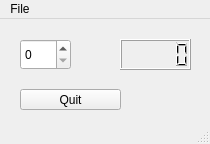
<?xml version="1.0" encoding="UTF-8"?>
<ui version="4.0">
 <class>MainWindow</class>
 <widget class="QMainWindow" name="MainWindow">
  <property name="geometry">
   <rect>
    <x>0</x>
    <y>0</y>
    <width>210</width>
    <height>144</height>
   </rect>
  </property>
  <property name="windowTitle">
   <string>MainWindow</string>
  </property>
  <widget class="QWidget" name="centralWidget">
   <widget class="QPushButton" name="pushButton_1">
    <property name="geometry">
     <rect>
      <x>20</x>
      <y>70</y>
      <width>101</width>
      <height>21</height>
     </rect>
    </property>
    <property name="text">
     <string>Quit</string>
    </property>
   </widget>
   <widget class="QSpinBox" name="spinBox">
    <property name="geometry">
     <rect>
      <x>20</x>
      <y>20</y>
      <width>51</width>
      <height>31</height>
     </rect>
    </property>
   </widget>
   <widget class="QLCDNumber" name="lcdNumber">
    <property name="geometry">
     <rect>
      <x>120</x>
      <y>20</y>
      <width>71</width>
      <height>31</height>
     </rect>
    </property>
   </widget>
  </widget>
  <widget class="QStatusBar" name="statusBar"/>
  <widget class="QMenuBar" name="menuBar">
   <property name="geometry">
    <rect>
     <x>0</x>
     <y>0</y>
     <width>210</width>
     <height>21</height>
    </rect>
   </property>
   <widget class="QMenu" name="menuFile">
    <property name="title">
     <string>File</string>
    </property>
    <addaction name="actionQuit"/>
   </widget>
   <addaction name="menuFile"/>
  </widget>
  <action name="actionQuit">
   <property name="text">
    <string>Quit</string>
   </property>
  </action>
 </widget>
 <layoutdefault spacing="6" margin="11"/>
 <resources/>
 <connections>
  <connection>
   <sender>actionQuit</sender>
   <signal>triggered()</signal>
   <receiver>MainWindow</receiver>
   <slot>close()</slot>
   <hints>
    <hint type="sourcelabel">
     <x>-1</x>
     <y>-1</y>
    </hint>
    <hint type="destinationlabel">
     <x>302</x>
     <y>218</y>
    </hint>
   </hints>
  </connection>
  <connection>
   <sender>spinBox</sender>
   <signal>valueChanged(int)</signal>
   <receiver>lcdNumber</receiver>
   <slot>display(int)</slot>
   <hints>
    <hint type="sourcelabel">
     <x>223</x>
     <y>221</y>
    </hint>
    <hint type="destinationlabel">
     <x>204</x>
     <y>169</y>
    </hint>
   </hints>
  </connection>
 </connections>
 <slots>
  <slot>checkbox_on()</slot>
  <slot>checkbox_off()</slot>
  <slot>whatever()</slot>
 </slots>
</ui>
